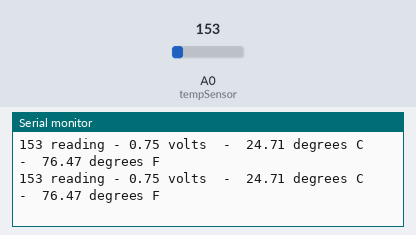
The sketch below on a simulated Arduino Uno, built with avr-gcc and run on an emulated ATmega328P. Shown: the last lines printed to the serial monitor. The inputs (shaded band) are chosen by the test bench; at power-on: A0 (tempSensor) = 153.

Above: at 1.2 s.
1.3 s: A0 (tempSensor) set to 167
At 1.44 s:
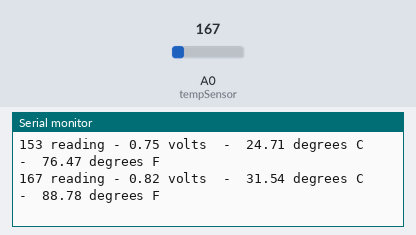
4.3 s: A0 (tempSensor) set to 198
At 4.32 s:
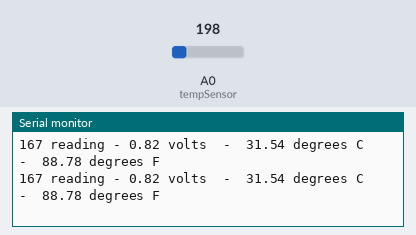
16.3 s: A0 (tempSensor) set to 132
At 16.3 s:
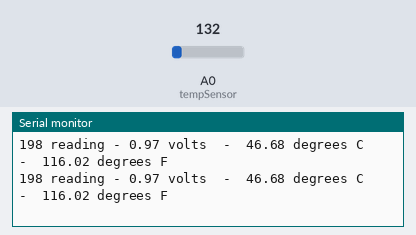
19.3 s: A0 (tempSensor) set to 117
At 19.33 s:
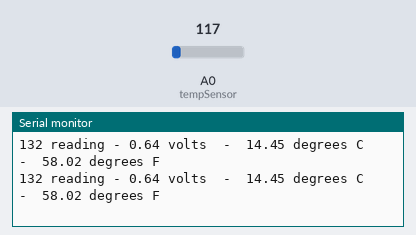
Timing chart, 0 to 22.3 s (numbered marks = the images above; inputs shaded):
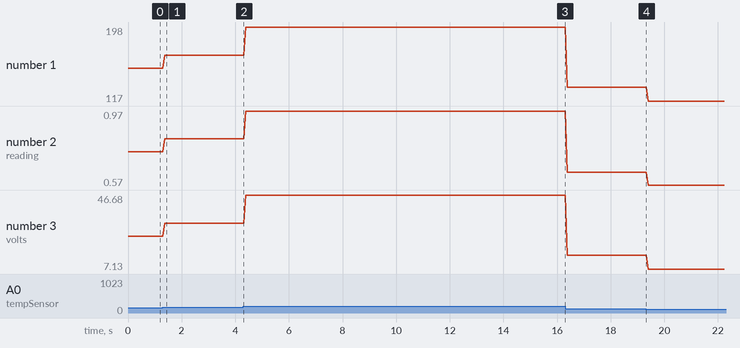

The sketch:

Temperature.ino
```cpp
//set sensor connection to analog pin 0. Use "A" in front of number for Analog pins
#define tempSensor A0

void setup()
{
//start serial output and set rate to 9600 baud
 Serial.begin(9600);
}

void loop()
{
//read value from analog temp sensor and set value to reading variable
  int reading = analogRead(tempSensor);
//create variable voltage as a float(number with decimal) and set the value to be reading * 5
  float voltage = reading * 5.0;
//divide voltage value by 1024 and set voltage value to the result
  voltage /= 1024.0;
//create variable tempC as a float and set value
  float tempC = (voltage - 0.5) * 100 ;
//create variable tempF as float and set value
  float tempF = (tempC * 9.0 / 5.0) + 32.0;

//print out values of variables to Serial Monitor. Serial.println ends line.
  Serial.print(reading); Serial.print(" reading - ");
  Serial.print(voltage); Serial.print(" volts  -  ");
  Serial.print(tempC); Serial.print(" degrees C  -  ");
  Serial.print(tempF); Serial.println(" degrees F");
}
```

Measured:
- after the input at 1.3 s, the serial monitor: prints a new line after 0.07 s (image 1)
- plotted number 1: 153 → 167 after the input at 1.3 s, 167 → 198 after the input at 4.3 s, 198 → 132 after the input at 16.3 s, 132 → 117 after the input at 19.3 s
- plotted number 2: 0.75 → 0.82 after the input at 1.3 s, 0.82 → 0.97 after the input at 4.3 s, 0.97 → 0.64 after the input at 16.3 s, 0.64 → 0.57 after the input at 19.3 s
- plotted number 3: 24.71 → 31.54 after the input at 1.3 s, 31.54 → 46.68 after the input at 4.3 s, 46.68 → 14.45 after the input at 16.3 s, 14.45 → 7.13 after the input at 19.3 s
